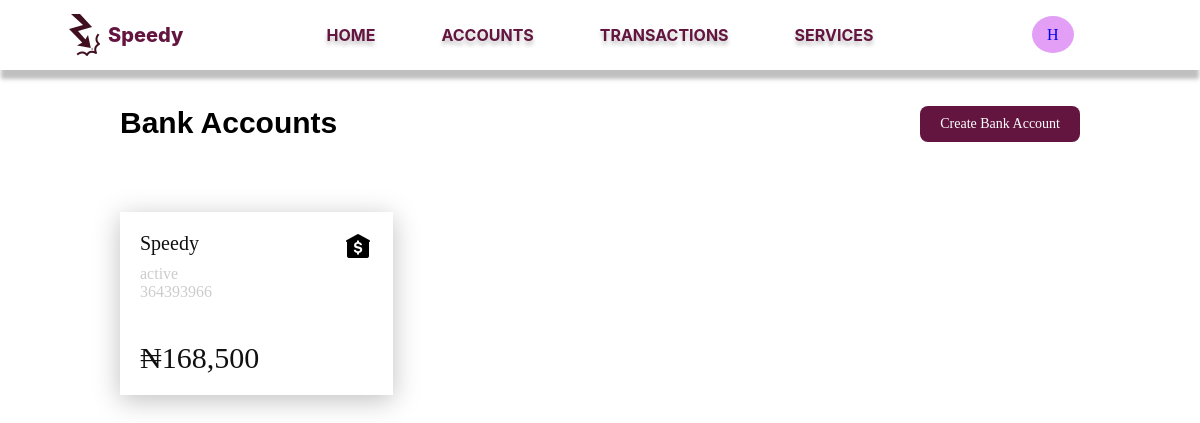
The page /HabibiMy/accounts (signed in) on the database as committed earlier.
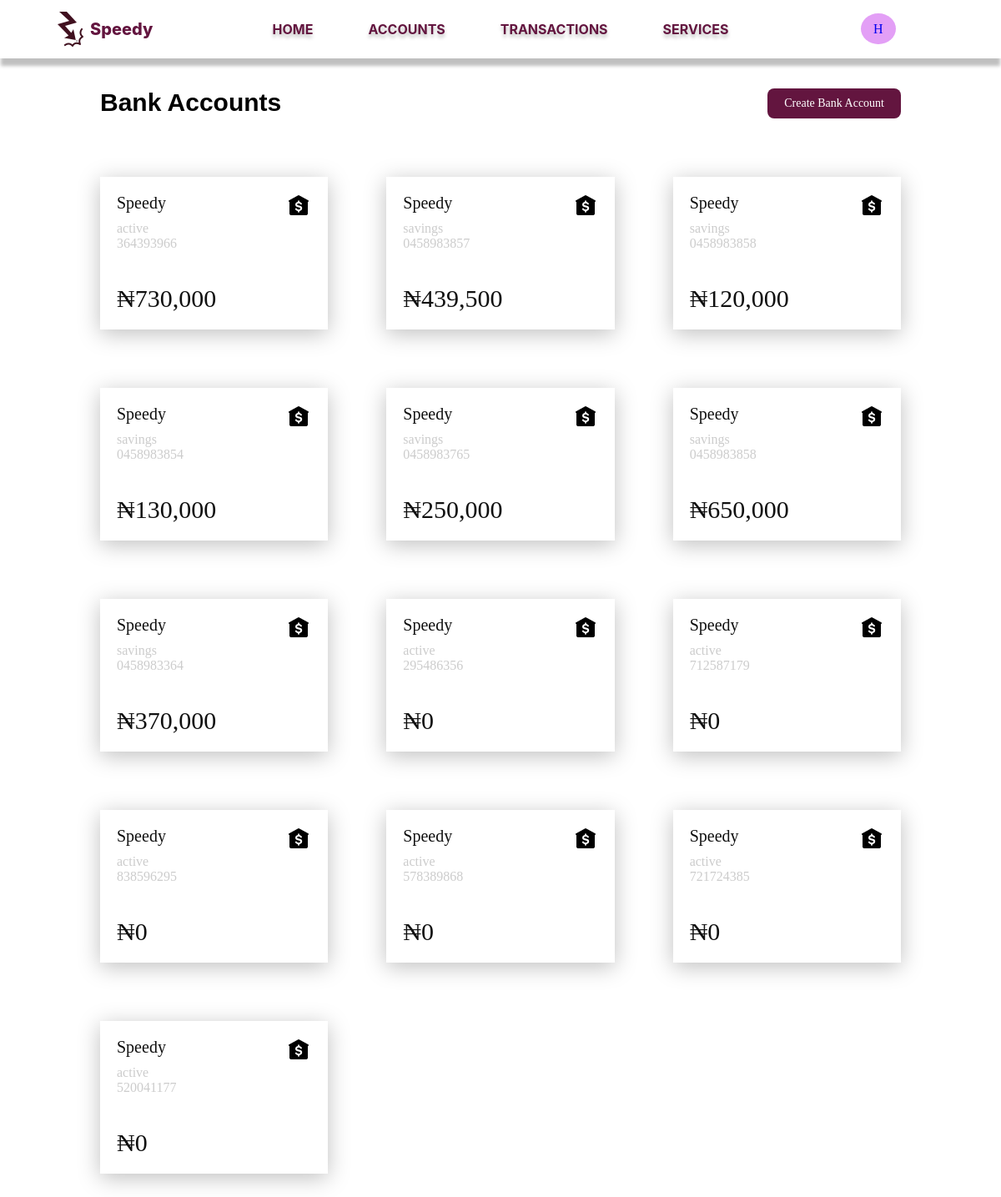
The same page on the database as committed later.
### app/models.py (models this page shows, shortened)
class Account(db.Model):
  id = db.Column(db.Integer, primary_key=True)
  cus_id = db.Column(db.Integer, db.ForeignKey('customer.id'))
  account_number = db.Column(db.String(100), nullable=False)
  account_pin = db.Column(db.String(4))
  acc_type = db.Column(db.String(240))
  status = db.Column(db.String(10), default='active')
  balance = db.Column(db.Integer)
  bank_name = db.Column(db.String(240), default="Speedy", nullable=False)
  date_created = db.Column(db.DateTime, default=datetime.utcnow)
  req_clos = db.Column(db.String(3), default="No")
  transactions = db.relationship('Transaction', backref='account', lazy='dynamic')
  def parse_balance(self):
    balance = list(str(self.balance))
    num = len(str(self.balance))
    j = 0
    if num > 3:
      if num % 3 == 1:
        balance.insert(1, ",")
        for i in range(4, num):
          if i % 3 == 2:
            balance.insert(i+j, ",")
            j+=1
      if num % 3 == 2:
        balance.insert(2, ",")
        for i in range(4, num):
          if i % 3 == 0:
            balance.insert(i+j, ",")
            j+=1
      if num % 3 == 0:
        for i in range(2, num):
          if i % 3 == 0:
            balance.insert(i+j, ",")
            j+=1
    return "".join(balance)

### app/routes.py (the view)
@app.route('/<username>/accounts')
@login_required
def accounts(username):
    customer: Customer = Customer.query.filter_by(user_id=current_user.id).first()
    if username != customer.username:
        return redirect(url_for('user_home', username=customer.username))
    accounts = customer.accounts
    return render_template('accounts.html', customer=customer, accounts=accounts)

### app/models.py (called while the page is built)
@login.user_loader
def load_user(id):
  return User.query.get(int(id))

### app/templates/accounts.html (shortened to what this page needs)
{% extends 'nav-bar.html' %}
{% block content %}
<link rel="stylesheet" href="{{ url_for('static', filename='styles/accounts.css') }}">
<div class="accounts">
  <div class="bank-btn">
    <p>Bank Accounts</p>
    <a href="{{ url_for('create_acc', username=customer.username) }}">Create Bank Account</a>
  </div>
  <div class="account-grid">
    {% for account in accounts %}
    <a href="/{{customer.username}}/accounts/{{account.id}}">
      <div class="account-tile" account-id="{{ account.id }}">
        <div class="name-icon">
          <div class="name">
            <p class="bk-name">{{account.bank_name}}</p>
            <p class="status">{{account.acc_type}}</p>
            <p class="status">{{account.account_number}}</p>
          </div>
          <div class="icon">
            <img src="{{ url_for('static', filename='images/bank-icon.png') }}" alt="">
          </div>
        </div>
        <div class="amount">
          <p>&#8358;{{ account.parse_balance() }}</p>
        </div>
      </div>
    </a>
    {% endfor %}
  </div>
</div>
{% endblock %}

Rows that differ between the two databases and show on the page:
changed Account (number 1 of 13 on the later page): parse_balance "168,500" → "730,000"
added Account: bank_name "Speedy", acc_type "savings", account_number "0458983857", parse_balance "439,500"
added Account: bank_name "Speedy", acc_type "savings", account_number "0458983858", parse_balance "120,000"
added Account: bank_name "Speedy", acc_type "savings", account_number "0458983854", parse_balance "130,000"
added Account: bank_name "Speedy", acc_type "savings", account_number "0458983765", parse_balance "250,000"
added Account: bank_name "Speedy", acc_type "savings", account_number "0458983858", parse_balance "650,000"
added Account: bank_name "Speedy", acc_type "savings", account_number "0458983364", parse_balance "370,000"
added Account: bank_name "Speedy", acc_type "active", account_number "295486356", parse_balance "0"
added Account: bank_name "Speedy", acc_type "active", account_number "712587179", parse_balance "0"
added Account: bank_name "Speedy", acc_type "active", account_number "838596295", parse_balance "0"
added Account: bank_name "Speedy", acc_type "active", account_number "578389868", parse_balance "0"
added Account: bank_name "Speedy", acc_type "active", account_number "721724385", parse_balance "0"
added Account: bank_name "Speedy", acc_type "active", account_number "520041177", parse_balance "0"
